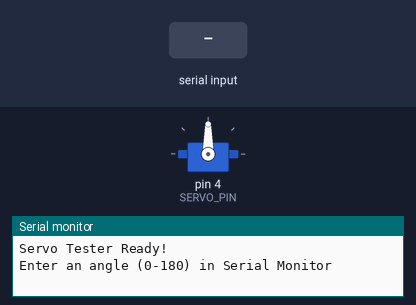
The sketch below on a simulated Arduino Uno, built with avr-gcc and run on an emulated ATmega328P. Parts: servo, the last lines printed to the serial monitor. The inputs (shaded band) are chosen by the test bench.

Above: at 1.2 s.
1.3 s: "90,45\n" received over Serial
At 1.9 s:
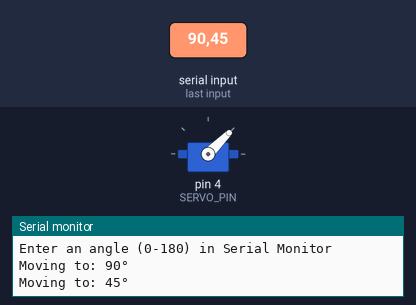
2.8 s: "30,150\n" received over Serial
At 3.1 s:
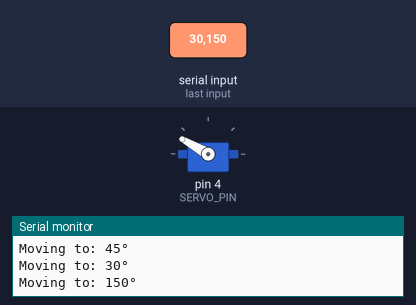
4.3 s: "5\n" received over Serial
At 5.3 s:
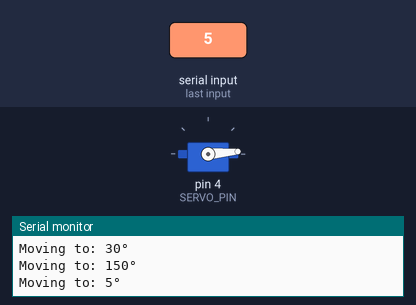
5.8 s: "90\n" received over Serial
At 6.5 s:
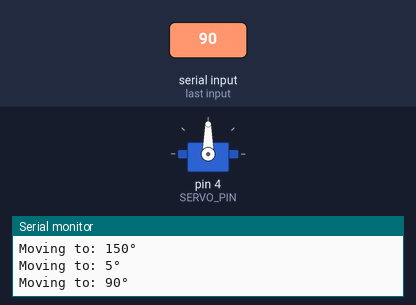
Timing chart, 0 to 8.3 s (numbered marks = the images above; inputs shaded):
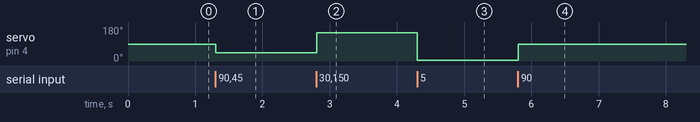

Measured:
- after the input at 1.3 s, servo on pin 4 (SERVO_PIN): 90° → 45° at once
- after the input at 2.8 s, servo on pin 4 (SERVO_PIN): 45° → 150° at once
- after the input at 4.3 s, servo on pin 4 (SERVO_PIN): 150° → 5° at once
- after the input at 5.8 s, servo on pin 4 (SERVO_PIN): 5° → 90° at once

The sketch:

solarTrackerServoCalllibraton.ino
```cpp
#include <Servo.h>

Servo myServo;
const int SERVO_PIN = 4;  // Servo signal on D4

void setup() {
  Serial.begin(9600);
  myServo.attach(SERVO_PIN);
  Serial.println("Servo Tester Ready!");
  Serial.println("Enter an angle (0-180) in Serial Monitor");
}

void loop() {
  if (Serial.available()) {
    int angle = Serial.parseInt();  // Read the angle you type

    if (angle >= 0 && angle <= 180) {
      myServo.write(angle);  // Move servo
      Serial.print("Moving to: ");
      Serial.print(angle);
      Serial.println("°");
    } else {
      Serial.println("Invalid! Enter 0-180");
    }

    // Clear any leftover characters (like newline)
    while (Serial.available()) Serial.read();
  }
}
```
